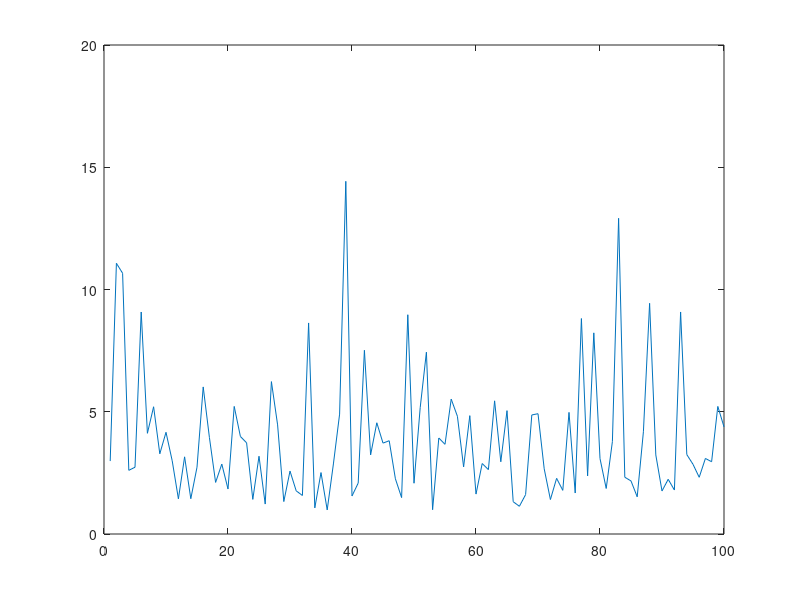

MATLAB code for this plot:
function Q1sol

%Q1b
d=queue1(100,1,0.9);

%Q1c

for i=1:100
    d=queue1(100,1,0.9);
    D(i)=mean(d); 
end

figure,plot(D)
CI=mean(D)+tinv(0.975,99)*sqrt(var(D)/100),

%%%%%%%%%%%%%%%%%%%%%%%%%%%%%%%%%%%
%Qa
function d=queue1(n,lambda,mu)
%Simulate delays in queue for single server queuing model (M/M/1)
%n the number of customers
%lambda the arrival rate of customers
%mu the service rate
t=exprnd(lambda*ones(n-1,1)); 
%inter-arrival times
s=exprnd(mu*ones(n-1,1));     
%service timese
d=zeros(n,1);
d(1)=0; %waiting time for customer 1 equals 0
for i=2:n
    d(i)=max(d(i-1)+s(i-1)-t(i-1),0);
end
d=d';